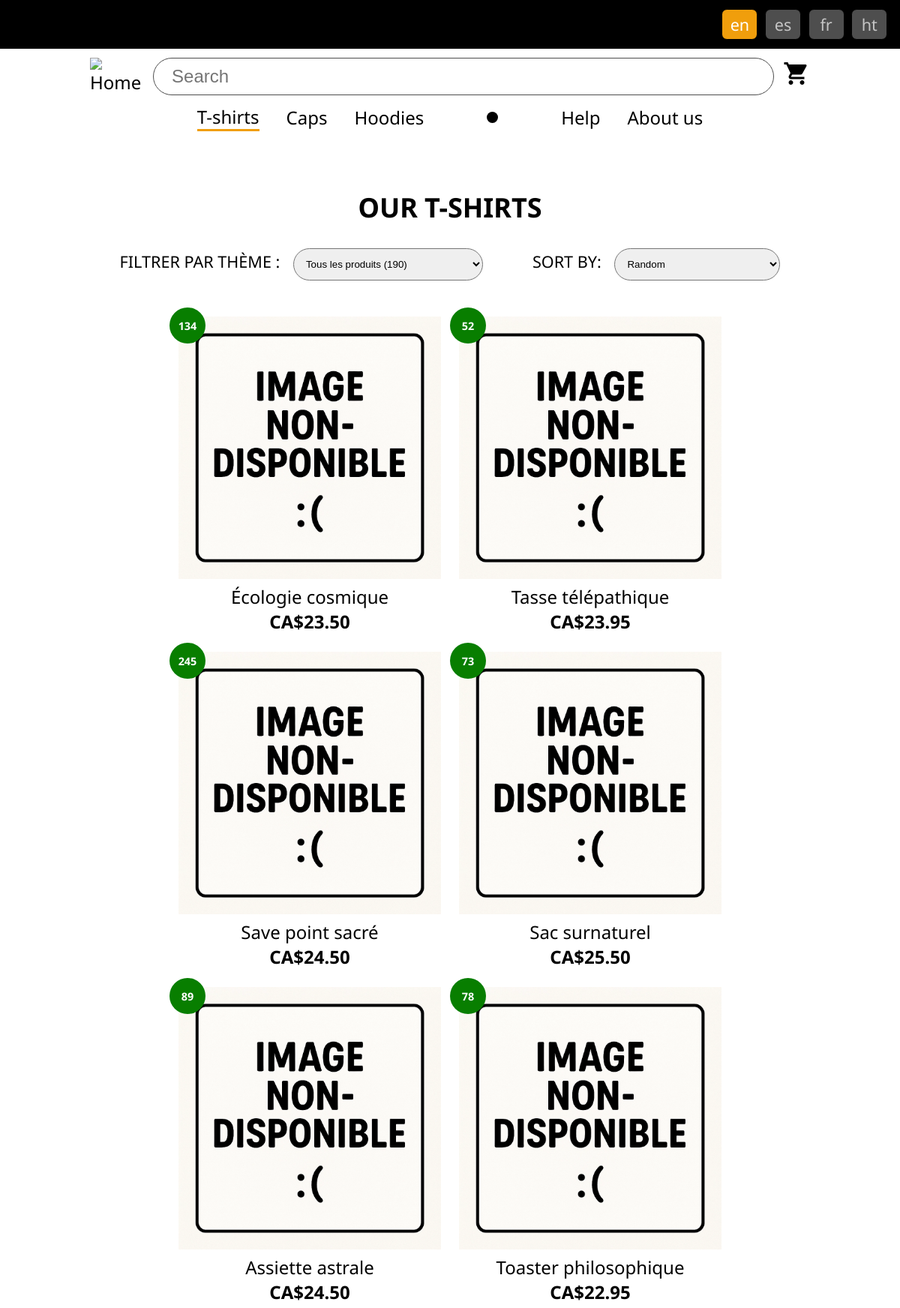
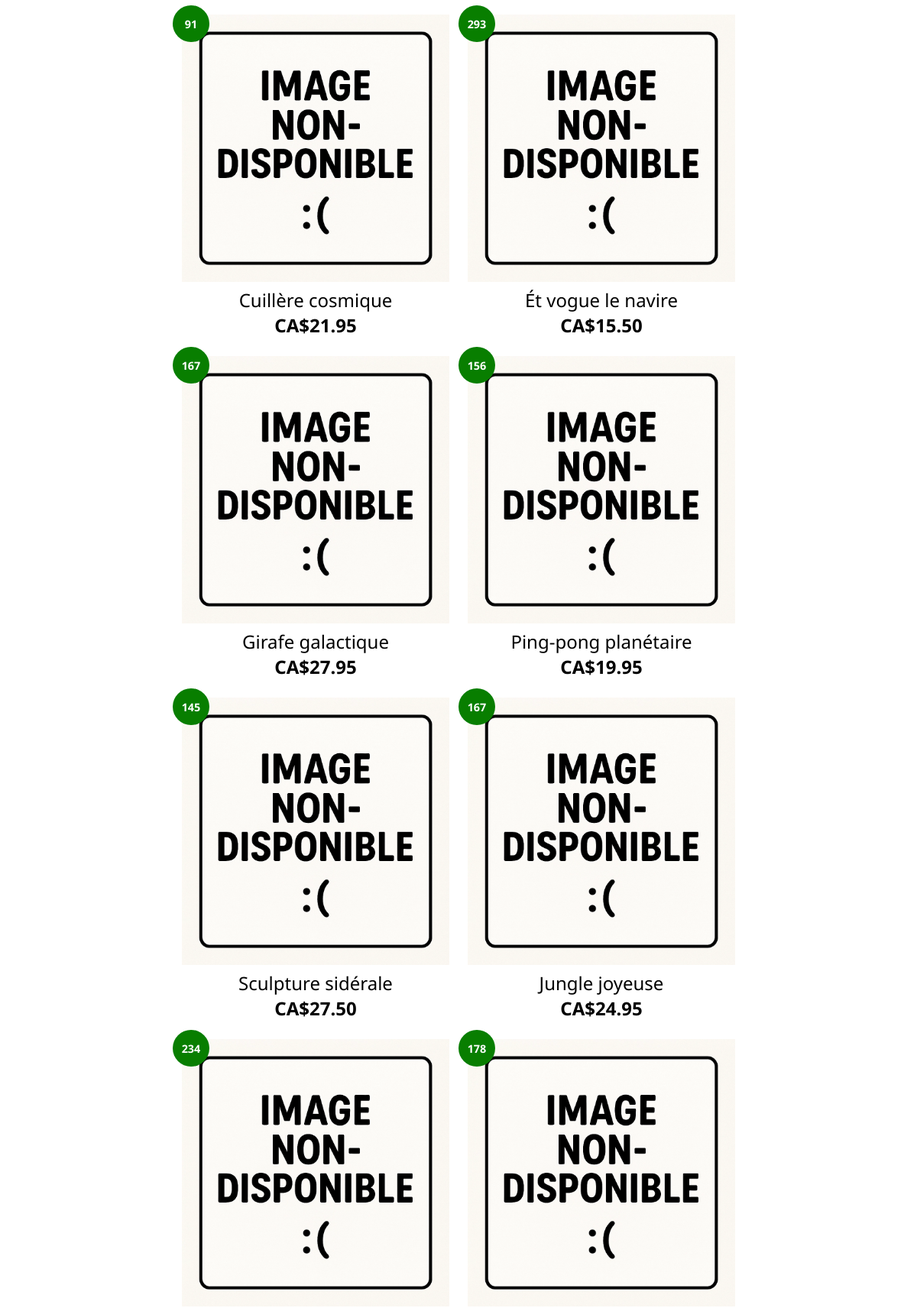
The app's page /teeshirts.php?lan=en (upper part) with its own data (2 pictures, top to bottom).
### tables this page shows
CREATE TABLE `produit` (
  `id` SMALLINT NOT NULL AUTO_INCREMENT,
  `nom` VARCHAR(200) NOT NULL,
  `ventes` SMALLINT NOT NULL DEFAULT 0,
  `dac` DATE NOT NULL,
  `prix` DECIMAL(5,2) NOT NULL,
  `thm_id` TINYINT NOT NULL,
  `cat_id` TINYINT NOT NULL,
  PRIMARY KEY (`id`),
  UNIQUE KEY (`nom`, `cat_id`)
);

### lib/i18n.lib.php (called while the page is built, shortened)
<?php
function obtenirLanguesDisponibles()
{
    $langues = [];
    $contenuI18n = scandir("i18n");
    foreach ($contenuI18n as $nomFichier) {
        if ($nomFichier != "." && $nomFichier != "..") {
            $langues[] = substr($nomFichier, 0, 2);
        }
    }
    return $langues;
}
function determinerCodeLangue($codesLangues)
{
    $langue = "fr";
    if (isset($_GET["lan"]) && in_array($_GET["lan"], $codesLangues)) {
        $langue = $_GET["lan"];
    }
    return $langue;
}
function recupererTextesStatiques($codeLangue, $page)
{
    $textesChaineJson =  file_get_contents("i18n/" . $codeLangue . ".json");
    $textes = json_decode($textesChaineJson);
    return [
        $textes->entete,
        $textes->pied2page,
        $textes->$page,
        $textes->catalogue
    ];
}

### teeshirts.php (the view, shortened to what this page needs)
<?php
$page = "teeshirts";
include("commun/entete.inc.php");
$tri = $_GET["tri"] ?? "RAND()";
$filtre = $_GET["filtre"] ?? "tous";
$filtreSql = $filtre!="tous" ? " AND thm_id=$filtre" : "";
$cnx = mysqli_connect('localhost', 'root', '');
mysqli_set_charset($cnx, 'utf8mb4');
mysqli_select_db($cnx, 'teetim_gr2');
$produitsJE = mysqli_query($cnx,
	"SELECT * FROM produit WHERE cat_id=1 $filtreSql ORDER BY $tri");
$produits = mysqli_fetch_all($produitsJE, MYSQLI_ASSOC);
$decompteProduits = count($produits);
?>
<main class="page-produits page-teeshirts">
	<article class="amorce">
		<h1><?= $_->titre; ?></h1>
		<form class="controle" action="">
			<div class="filtre">
				<label for="filtre">Filtrer par thème : </label>
				<select name="filtre" id="filtre">
					<option value="tous">Tous les produits (<?= $decompteProduits; ?>)</option>
				</select>
			</div>
			<div class="tri">
				<label for="tri"><?= $_cat->etiquetteTri; ?></label>
				<select name="tri" id="tri">
					<option <?= ($tri=="RAND()") ? "selected" : ""; ?> value="RAND()"><?= $_cat->triAleatoire; ?></option>
				</select>
			</div>
		</form>
	</article>
	<article class="principal">
		<?php
		foreach ($produits as $prd) :
			$fichierImage = "images/produits/teeshirts/{$prd["id"]}.webp";
			if(!file_exists($fichierImage)) {
				$fichierImage = "images/produits/teeshirts/ts0000.webp";
			}
		?>
			<div class="produit">
				<?php if($prd["ventes"] > 0) : ?>
					<span class="ventes"><?= $prd["ventes"]; ?></span>
				<?php endif; ?>
				<span class="image">
					<img
						src="<?= $fichierImage; ?>"
						alt="<?= $prd["nom"]; ?>"
					>
				</span>
				<span class="nom"><?= $prd["nom"]; ?></span>
				<span class="prix">
					<?=
						MessageFormatter::formatMessage(
							$langue, "{0, number, :: currency/CAD}",
							[$prd["prix"]]
						)
					?>
				</span>
			</div>
		<?php endforeach; ?>
	</article>
</main>
<?php
include("commun/pied2page.inc.php");
?>

### css/styles.css (style rules this page uses)
*, *::after, *::before { box-sizing: border-box; }
html { font-size: clamp(18px, 2vw, 24px); }
body { margin: 0; padding: 0; font-family: 'Noto Sans'; }
main { flex-grow: 1; width: 95vw; margin: 2rem auto; }
main.page-produits .amorce { display: flex; flex-direction: column; align-items: center; text-transform: uppercase; }
main.page-produits .amorce .controle { display: flex; flex-direction: column; align-items: center; row-gap: 0.75rem; font-size: 0.9rem; }
main.page-produits .amorce .controle select { margin-left: 0.5rem; padding: 0.5rem 3rem 0.5rem 0.5rem; border-radius: 1rem; }
main.page-produits .principal { margin: 1rem auto; width: 90vw; margin-top: 2rem; display: flex; justify-content: center; flex-wrap: wrap; gap: 1rem; }
main.page-produits .principal .produit { position: relative; width: 33%; min-width: 200px; max-width: 350px; display: flex; flex-direction: column; cursor: pointer; }
main.page-produits .principal .produit .ventes { position: absolute; top: -0.5rem; left: -0.5rem; display: flex; justify-content: center; align-items: center; width: 2rem; height: 2rem; background-color: var(--clr-fond-badge); color: var(--clr-texte-secondaire); border-radius: 50%; font-size: 0.6rem; font-weight: bold; }
main.page-produits .principal .produit .image img { width: 100%; }
main.page-produits .principal .produit .nom { text-align: center; }
main.page-produits .principal .produit .prix { text-align: center; font-weight: bold; }
@media (min-width: 1000px) { main.page-produits .amorce .controle { flex-direction: row; align-items: center; justify-content: space-between; column-gap: 0.75rem; } }
@media (min-width: 1000px) { main.page-produits .amorce .controle>div { margin: 0 1rem; } }

### css/theme.css (style rules this page uses)
:root { --clr-fond-principale: #000; --clr-fond-tertiaire: #4e4e4e; --clr-fond-claire: #efefef; --clr-fond-actif: #f09e0c; --clr-fond-panier: #ae6e00; --clr-fond-boutons: #087e00; --clr-fond-menu-responsive: #ece7de; --clr-fond-badge: #087e00; --clr-texte-secondaire: #fff; --clr-texte-tertiaire: #c5c5c5; --clr-texte-actif: #000; --clr-bordure-secondaire: #000; --boxshadow-principal: rgba(0, 0, 0, 0.25) 0px 54px 55px, rgba(0, 0, 0, 0.12) 0px -12px 30px, rgba(0, 0, 0, 0.12) 0px 4px 6px, rgba(0, 0, 0, 0.17) 0px 12px 13px, rgba(0, 0, 0, 0.09) 0px -3px 5px; }

### records on screen
produit: ventes "134", nom "Écologie cosmique", prix "CA$23.50"
produit: ventes "52", nom "Tasse télépathique", prix "CA$23.95"
produit: ventes "245", nom "Save point sacré", prix "CA$24.50"
produit: ventes "73", nom "Sac surnaturel", prix "CA$25.50"
produit: ventes "89", nom "Assiette astrale", prix "CA$24.50"
produit: ventes "78", nom "Toaster philosophique", prix "CA$22.95"
produit: ventes "91", nom "Cuillère cosmique", prix "CA$21.95"
produit: ventes "293", nom "Ét vogue le navire", prix "CA$15.50"
produit: ventes "167", nom "Girafe galactique", prix "CA$27.95"
produit: ventes "156", nom "Ping-pong planétaire", prix "CA$19.95"
produit: ventes "145", nom "Sculpture sidérale", prix "CA$27.50"
produit: ventes "167", nom "Jungle joyeuse", prix "CA$24.95"
produit: ventes "234"
produit: ventes "178"

### other values on screen
$codeLangue "en"
$codeLangue "es"
$codeLangue "fr"
$codeLangue "ht"
$_ent->menuTeeshirts "T-shirts"
$_ent->menuCasquettes "Caps"
$_ent->menuHoodies "Hoodies"
$_ent->menuAide "Help"
$_ent->menuNous "About us"
$_->titre "OUR T-SHIRTS"
$_cat->etiquetteTri "SORT BY:"
form field tri "Random"
